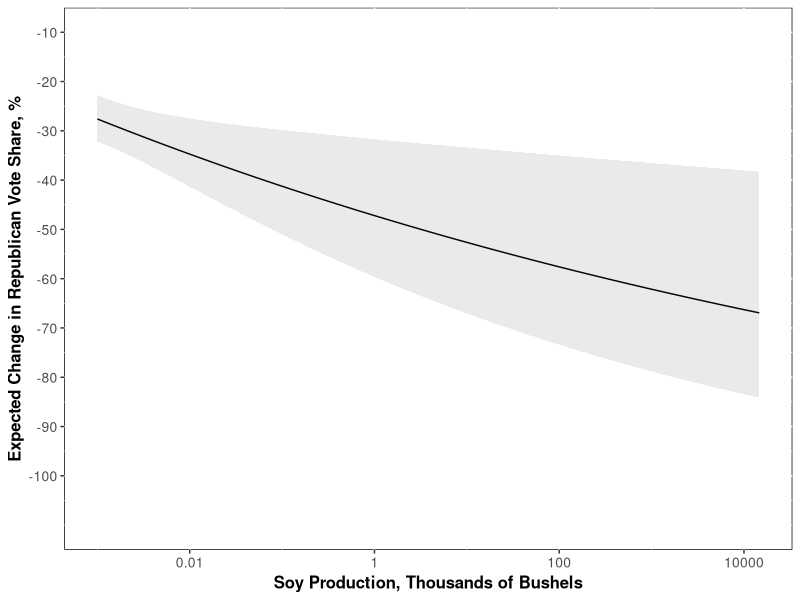

The R source for this figure:
## ---- chunk 1
knitr::opts_chunk$set(echo = TRUE,message = FALSE,warning = FALSE,fig.cap = "...")
## ---- chunk 2
library(tidyverse)
library(magrittr)
library(lme4)

## ---- chunk 3
rm(list=ls())
trumpilot<-read.csv("soydata.csv", header=TRUE)
## Generate measure of vote shift
trumpilot$votech <- with(trumpilot, log(as.numeric(Rep18)*as.numeric(Dem16)/(as.numeric(Rep16)*as.numeric(Dem18))))
trumpilot<-subset(trumpilot, is.finite(votech)) #Do we want to throw out all cases in which a major party candidate ran unopposed by the other major party candidate?

## Generate state variable for state fixed effects
trumpilot$statefips <- as.factor(floor(trumpilot$FIPS/1000))
trumpilot$soyval<-with(trumpilot, 100*sales_USD/(GDP2012*1000))
trumpilot$soyval[is.na(trumpilot$soyval)]<-0


## ---- chunk 4

## All counties, predicted using soybeans production in bushels:
summary(lm(data = trumpilot, votech ~ prod_bush))
summary(lm(data = trumpilot, votech ~ log(1 + prod_bush))) 
summary(lm(data = trumpilot, votech ~ statefips + prod_bush))
summary(lm(data = trumpilot, votech ~ statefips + log(1 + prod_bush)))

## All counties, predicted using soybeans sales, USD:
summary(lm(data = trumpilot, votech ~ sales_USD))
summary(lm(data = trumpilot, votech ~ log(1 + sales_USD)))
summary(lm(data = trumpilot, votech ~ statefips + sales_USD))
summary(lm(data = trumpilot, votech ~ statefips + log(1 + sales_USD)))

## All counties, predicted using soybeans area, acres:
summary(lm(data = trumpilot, votech ~ soyarea))
summary(lm(data = trumpilot, votech ~ log(1 + soyarea)))
summary(lm(data = trumpilot, votech ~ statefips + soyarea))
summary(lm(data = trumpilot, votech ~ statefips + log(1 + soyarea)))


## All counties, predicted using percent of county GDP from soybeans
summary(lm(data = trumpilot, votech ~ soyval))
summary(lm(data = trumpilot, votech ~ log(1 + soyval)))
summary(lm(data = trumpilot, votech ~ statefips + soyval))
summary(lm(data = trumpilot, votech ~ statefips + log(1 + soyval)))

## Counties not split between House districts, predicted using soybeans production in bushels:
summary(lm(data = subset(trumpilot, is.finite(votech) & Splitflag == 0), votech ~ prod_bush))
summary(lm(data = subset(trumpilot, is.finite(votech) & Splitflag == 0), votech ~ log(1 + prod_bush)))
summary(lm(data = subset(trumpilot, is.finite(votech) & Splitflag == 0), votech ~ statefips + prod_bush))
summary(lm(data = subset(trumpilot, is.finite(votech) & Splitflag == 0), votech ~ statefips + log(1 + prod_bush)))

## Counties not split between House districts, predicted using soybeans sales, USD:
summary(lm(data = subset(trumpilot, is.finite(votech) & Splitflag == 0), votech ~ sales_USD))
summary(lm(data = subset(trumpilot, is.finite(votech) & Splitflag == 0), votech ~ log(1 + sales_USD)))
summary(lm(data = subset(trumpilot, is.finite(votech) & Splitflag == 0), votech ~ statefips + sales_USD))
summary(lm(data = subset(trumpilot, is.finite(votech) & Splitflag == 0), votech ~ statefips + log(1 + sales_USD)))

## Counties not split between House districts, predicted using soybeans area, acres:
summary(lm(data = subset(trumpilot, is.finite(votech) & Splitflag == 0), votech ~ sales_USD))
summary(lm(data = subset(trumpilot, is.finite(votech) & Splitflag == 0), votech ~ log(1 + sales_USD)))
summary(lm(data = subset(trumpilot, is.finite(votech) & Splitflag == 0), votech ~ statefips + sales_USD))
summary(lm(data = subset(trumpilot, is.finite(votech) & Splitflag == 0), votech ~ statefips + log(1 + sales_USD)))


## Counties not split between House districts, predicted using percent of county GDP from soybeans
summary(lm(data = subset(trumpilot, is.finite(votech) & Splitflag == 0), votech ~ soyval))
summary(lm(data = subset(trumpilot, is.finite(votech) & Splitflag == 0), votech ~ log(1 + soyval)))
summary(lm(data = subset(trumpilot, is.finite(votech) & Splitflag == 0), votech ~ statefips + soyval))
summary(lm(data = subset(trumpilot, is.finite(votech) & Splitflag == 0), votech ~ statefips + log(1 + soyval)))

## Counties not split between House districts, predicted using percent of county area used for soybean planting
summary(lm(data = subset(trumpilot, is.finite(votech) & Splitflag == 0), votech ~ soyarea))
summary(lm(data = subset(trumpilot, is.finite(votech) & Splitflag == 0), votech ~ log(1 + soyarea)))
summary(lm(data = subset(trumpilot, is.finite(votech) & Splitflag == 0), votech ~ statefips + soyarea))
summary(lm(data = subset(trumpilot, is.finite(votech) & Splitflag == 0), votech ~ statefips + log(1 + soyarea)))

## ---- chunk 5
## All counties:
summary(lm(data = trumpilot, votech ~ prod_bush + log(GDP2015)+log(medinc1317)+perc_HS_GED+log(totpop1317)+urb2010+perclatino1317+trumpmarg))
summary(lm(data = trumpilot, votech ~ sales_USD+ log(GDP2015)+log(medinc1317)+perc_HS_GED+log(totpop1317)+urb2010+perclatino1317+trumpmarg))
summary(lm(data = trumpilot, votech ~ soyarea + log(GDP2015)+log(medinc1317)+perc_HS_GED+log(totpop1317)+urb2010+perclatino1317+trumpmarg))
summary(lm(data = trumpilot, votech ~ soyval + log(GDP2015)+log(medinc1317)+perc_HS_GED+log(totpop1317)+urb2010+perclatino1317+trumpmarg))


## Counties not split between House districts
summary(lm(data = trumpilot[trumpilot$Splitflag==0,],votech ~ prod_bush+log(GDP2015)+log(medinc1317)+perc_HS_GED+log(totpop1317)+urb2010+perclatino1317+trumpmarg))
summary(lm(data = trumpilot[trumpilot$Splitflag==0,], votech ~ sales_USD+ log(GDP2015)+log(medinc1317)+perc_HS_GED+log(totpop1317)+urb2010+perclatino1317+trumpmarg))
summary(lm(data = trumpilot[trumpilot$Splitflag==0,], votech ~ soyarea+ log(GDP2015)+log(medinc1317)+perc_HS_GED+log(totpop1317)+urb2010+perclatino1317+trumpmarg))
summary(lm(data = trumpilot[trumpilot$Splitflag==0,], votech ~ soyval+ log(GDP2015)+log(medinc1317)+perc_HS_GED+log(totpop1317)+urb2010+perclatino1317+trumpmarg))


#With fixed effects:
summary(lm(data = trumpilot[trumpilot$Splitflag==0,], votech ~ statefips + prod_bush+log(GDP2015)+log(medinc1317)+perc_HS_GED+log(totpop1317)+urb2010+perclatino1317+trumpmarg))
summary(lm(data = trumpilot[trumpilot$Splitflag==0,], votech ~ statefips + sales_USD+ log(GDP2015)+log(medinc1317)+perc_HS_GED+log(totpop1317)+urb2010+perclatino1317+trumpmarg))
summary(lm(data = trumpilot[trumpilot$Splitflag==0,], votech ~ statefips + soyarea+ log(GDP2015)+log(medinc1317)+perc_HS_GED+log(totpop1317)+urb2010+perclatino1317+trumpmarg))
summary(lm(data = trumpilot[trumpilot$Splitflag==0,], votech ~ statefips + soyval+ log(GDP2015)+log(medinc1317)+perc_HS_GED+log(totpop1317)+urb2010+perclatino1317+trumpmarg))

## Counties not split between House districts, predicted using percent of county area used for soybean planting
summary(lm(data = trumpilot[trumpilot$Splitflag==0,], votech ~ prod_bush+ log(GDP2015)+log(medinc1317)+perc_HS_GED+log(totpop1317)+urb2010+perclatino1317+trumpmarg))
summary(lm(data = trumpilot[trumpilot$Splitflag==0,], votech ~ sales_USD+ log(GDP2015)+log(medinc1317)+perc_HS_GED+log(totpop1317)+urb2010+perclatino1317+trumpmarg))
summary(lm(data = trumpilot[trumpilot$Splitflag==0,], votech ~ soyarea+ log(GDP2015)+log(medinc1317)+perc_HS_GED+log(totpop1317)+urb2010+perclatino1317+trumpmarg))
summary(lm(data = trumpilot[trumpilot$Splitflag==0,], votech ~ soyval+ log(GDP2015)+log(medinc1317)+perc_HS_GED+log(totpop1317)+urb2010+perclatino1317+trumpmarg))

#With Fixed Effects:
summary(lm(data = trumpilot[trumpilot$Splitflag==0,], votech ~ statefips + prod_bush+ log(GDP2015)+log(medinc1317)+perc_HS_GED+log(totpop1317)+urb2010+perclatino1317+trumpmarg))
summary(lm(data = trumpilot[trumpilot$Splitflag==0,], votech ~ statefips + sales_USD+ log(GDP2015)+log(medinc1317)+perc_HS_GED+log(totpop1317)+urb2010+perclatino1317+trumpmarg))
summary(lm(data = trumpilot[trumpilot$Splitflag==0,], votech ~ statefips + soyarea+ log(GDP2015)+log(medinc1317)+perc_HS_GED+log(totpop1317)+urb2010+perclatino1317+trumpmarg))
summary(lm(data = trumpilot[trumpilot$Splitflag==0,], votech ~ statefips + soyval+ log(GDP2015)+log(medinc1317)+perc_HS_GED+log(totpop1317)+urb2010+perclatino1317+trumpmarg))

## ---- chunk 6

center<-function(myvar){
  (myvar-mean(myvar, na.rm=TRUE))
}

tr_cr<-trumpilot %>% 
  select(sales_USD,soyval,soyarea,prod_bush, GDP2015, stateGDP, medinc1317,perc_HS_GED, perc_BA, totpop1317,urb2010,perclatino1317,trumpmarg)  %>% 
  mutate(ln_GDP2015=log(GDP2015/1000), ln_stateGDP=log(stateGDP/1000000), ln_inc=log(medinc1317/1000), ln_pop=log(totpop1317/1000), perclatino1317=perclatino1317*100,perc_HS_GED=perc_HS_GED*100,perc_BA=perc_BA*100,sales_USD=sales_USD/100000, soyarea=soyarea/640,prod_bush=prod_bush/1000000, ln_sales_USD=log(sales_USD/100000+1), ln_soyval=log(soyval+1), ln_soyarea=log(soyarea/640+1), ln_prod_bush=log(prod_bush+1)) 

tr_cr<-do.call(cbind,lapply(tr_cr,center))
newnames<-paste(names(as.data.frame(tr_cr)),"_cr",sep="")
colnames(tr_cr)<-newnames


trumpilot1<-cbind.data.frame(subset(trumpilot, select=c("statefips","state","county","Dist","Splitflag","votech")),tr_cr)

## ---- chunk 7

## All counties, predicted using bushels:
summary(m1_full<-lmer(data = trumpilot1, votech ~ ln_prod_bush_cr + ln_GDP2015_cr+perc_HS_GED_cr+ln_pop_cr+urb2010_cr+perclatino1317_cr+trumpmarg_cr + (1  | statefips)))
summary(m2_full<-lmer(data = trumpilot1, votech ~ ln_soyval_cr + ln_GDP2015_cr+perc_HS_GED_cr+ln_pop_cr+urb2010_cr+perclatino1317_cr+trumpmarg_cr + (1  | statefips)))

summary(lmer(data = trumpilot1, votech ~ ln_prod_bush_cr + ln_GDP2015_cr+perc_HS_GED_cr+perc_BA_cr+ln_pop_cr+urb2010_cr+perclatino1317_cr+trumpmarg_cr + (1  | statefips)))


summary(lmer(data = trumpilot1, votech ~ ln_sales_USD_cr + ln_GDP2015_cr+perc_HS_GED_cr+ln_pop_cr+urb2010_cr+perclatino1317_cr+trumpmarg_cr + (1  | statefips)))
summary(lmer(data = trumpilot1, votech ~ ln_soyarea_cr + ln_GDP2015_cr+perc_HS_GED_cr+ln_pop_cr+urb2010_cr+perclatino1317_cr+trumpmarg_cr + (1  | statefips)))


## ---- chunk 8

center<-function(myvar){
  (myvar-mean(myvar, na.rm=TRUE))
}

tr_cr<-trumpilot %>% 
  filter(Splitflag==0) %>%
  select(sales_USD,soyval,soyarea,prod_bush, GDP2015, stateGDP, medinc1317,perc_HS_GED, totpop1317,urb2010,perclatino1317,trumpmarg)  %>% 
  mutate(ln_GDP2015=log(GDP2015/1000), ln_stateGDP=log(stateGDP/1000000), ln_inc=log(medinc1317/1000), ln_pop=log(totpop1317/1000),perclatino1317=perclatino1317*100,perc_HS_GED=perc_HS_GED*100,  sales_USD=sales_USD/100000, soyarea=soyarea/640,prod_bush=prod_bush/1000000, ln_sales_USD=log(sales_USD/100000+1), ln_soyval=log(soyval+1), ln_soyarea=log(soyarea/640+1), ln_prod_bush=log(prod_bush+1)) 

tr_cr<-do.call(cbind,lapply(tr_cr,center))
newnames<-paste(names(as.data.frame(tr_cr)),"_cr",sep="")
colnames(tr_cr)<-newnames


trumpilot2<-cbind.data.frame(subset(trumpilot[trumpilot$Splitflag==0,], select=c("statefips","state","county","Dist","votech")),tr_cr)

## ---- chunk 9
##Counties not split between House districts, predicted using percent of county GDP from soybeans
summary(m1<-lmer(data = trumpilot2, votech ~ ln_prod_bush_cr + ln_GDP2015_cr+perc_HS_GED_cr+ln_pop_cr+urb2010_cr+perclatino1317_cr+trumpmarg_cr + (1 | statefips)))
summary(m2<-lmer(data = trumpilot2, votech ~ soyval_cr + ln_GDP2015_cr+perc_HS_GED_cr+ln_pop_cr+urb2010_cr+perclatino1317_cr+trumpmarg_cr + (1 | statefips)))

summary(lmer(data = trumpilot2, votech ~ ln_sales_USD_cr + ln_GDP2015_cr+perc_HS_GED_cr+ln_pop_cr+urb2010_cr+perclatino1317_cr+trumpmarg_cr + (1 | statefips)))
summary(lmer(data = trumpilot2, votech ~ ln_soyarea_cr + ln_GDP2015_cr+perc_HS_GED_cr+ln_pop_cr+urb2010_cr+perclatino1317_cr+trumpmarg_cr + (1 | statefips)))


## ---- chunk 10
trumpilot2<-trumpilot2 %>% mutate(dist_state=as.factor(paste0(state,Dist)))

##Counties not split between House districts
summary(lmer(data = trumpilot2, votech ~ ln_prod_bush_cr + ln_GDP2015_cr+perc_HS_GED_cr+ln_pop_cr+urb2010_cr+perclatino1317_cr+trumpmarg_cr + (1 | statefips)+ (1 | dist_state)))
summary(lmer(data = trumpilot2, votech ~ ln_soyval_cr +ln_GDP2015_cr+perc_HS_GED_cr+ln_pop_cr+urb2010_cr+perclatino1317_cr+trumpmarg_cr + (1 | statefips)+ (1 | dist_state)))

summary(lmer(data = trumpilot2, votech ~ ln_sales_USD_cr + ln_GDP2015_cr+perc_HS_GED_cr+ln_pop_cr+urb2010_cr+perclatino1317_cr+trumpmarg_cr +   (1 | statefips)+(1 | dist_state)))
summary(lmer(data = trumpilot2, votech ~ ln_soyarea_cr + ln_GDP2015_cr+perc_HS_GED_cr+ln_pop_cr+urb2010_cr+perclatino1317_cr+trumpmarg_cr + (1 | statefips)+(1 | dist_state)))


## ---- chunk 11
coef(m1) #coef calculates state-specific intercepts as re+fe
fixef(m1) #main (average) effects
ranef(m1) #Random (state-level) intercepts
theme_set(theme_grey() + theme(panel.background = element_rect(fill = NA, color = 'black'))+ theme(axis.text=element_text(size=10),
					axis.title=element_text(size=12,face="bold")))



ln_prod_bush=seq(min(log(trumpilot$prod_bush+1), na.rm=TRUE),max(log(trumpilot$prod_bush+1), na.rm=TRUE), by=.1)
mycoef<-as.matrix(fixef(m1)[1:2])

mycov<-vcov(m1)
yhat<-cbind(1,ln_prod_bush)%*%mycoef
se_yhat<-sqrt(mycov[1,1]+(ln_prod_bush^2)*mycov[2,2]+2*ln_prod_bush*mycov[1,2])

mylabel<-1-yhat

p<-ggplot()+geom_line(aes(x=(exp(ln_prod_bush))/1000,y=exp(yhat)))+geom_ribbon(aes(x=(exp(ln_prod_bush))/1000, ymin=exp(yhat-2*se_yhat),ymax=exp(yhat+2*se_yhat)), alpha=.1) 
p + scale_y_continuous("Expected Change in Republican Vote Share, %", limits=c(0,1), breaks=seq(.1,1,.1), labels=seq(-100,-10,10))+scale_x_log10("Soy Production, Thousands of Bushels", breaks=c(0.01,1,100,10000), labels=c("0.01","1","100","10000"))
ggsave("fitted.pdf")


